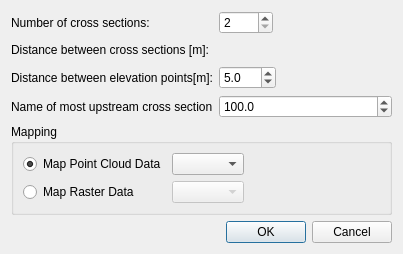
<?xml version="1.0" encoding="UTF-8"?>
<ui version="4.0">
 <class>GeoDataRiverSurveyGenerateDialog</class>
 <widget class="QDialog" name="GeoDataRiverSurveyGenerateDialog">
  <property name="geometry">
   <rect>
    <x>0</x>
    <y>0</y>
    <width>403</width>
    <height>254</height>
   </rect>
  </property>
  <property name="windowTitle">
   <string>Generate River Survey Data</string>
  </property>
  <layout class="QVBoxLayout" name="verticalLayout">
   <item>
    <layout class="QGridLayout" name="gridLayout_2">
     <item row="0" column="0">
      <widget class="QLabel" name="numXSecLabel">
       <property name="text">
        <string>Number of cross sections:</string>
       </property>
      </widget>
     </item>
     <item row="0" column="1">
      <layout class="QHBoxLayout" name="horizontalLayout_2">
       <item>
        <widget class="QSpinBox" name="numXSecSpinBox">
         <property name="minimum">
          <number>2</number>
         </property>
         <property name="maximum">
          <number>9999</number>
         </property>
        </widget>
       </item>
       <item>
        <spacer name="horizontalSpacer_2">
         <property name="orientation">
          <enum>Qt::Horizontal</enum>
         </property>
         <property name="sizeHint" stdset="0">
          <size>
           <width>40</width>
           <height>20</height>
          </size>
         </property>
        </spacer>
       </item>
      </layout>
     </item>
     <item row="1" column="0">
      <widget class="QLabel" name="distSecLabel">
       <property name="text">
        <string>Distance between cross sections [m]:</string>
       </property>
      </widget>
     </item>
     <item row="1" column="1">
      <layout class="QHBoxLayout" name="horizontalLayout_3">
       <item>
        <widget class="RealNumberDisplayLabel" name="distSecValueLabel">
         <property name="text">
          <string/>
         </property>
        </widget>
       </item>
       <item>
        <spacer name="horizontalSpacer_3">
         <property name="orientation">
          <enum>Qt::Horizontal</enum>
         </property>
         <property name="sizeHint" stdset="0">
          <size>
           <width>40</width>
           <height>20</height>
          </size>
         </property>
        </spacer>
       </item>
      </layout>
     </item>
     <item row="2" column="0">
      <widget class="QLabel" name="distElevationLabel">
       <property name="text">
        <string>Distance between elevation points[m]:</string>
       </property>
      </widget>
     </item>
     <item row="2" column="1">
      <layout class="QHBoxLayout" name="horizontalLayout_4">
       <item>
        <widget class="QDoubleSpinBox" name="distElevationSpinBox">
         <property name="decimals">
          <number>1</number>
         </property>
         <property name="minimum">
          <double>0.100000000000000</double>
         </property>
         <property name="value">
          <double>5.000000000000000</double>
         </property>
        </widget>
       </item>
       <item>
        <spacer name="horizontalSpacer_4">
         <property name="orientation">
          <enum>Qt::Horizontal</enum>
         </property>
         <property name="sizeHint" stdset="0">
          <size>
           <width>40</width>
           <height>20</height>
          </size>
         </property>
        </spacer>
       </item>
      </layout>
     </item>
     <item row="3" column="0">
      <widget class="QLabel" name="upstreamNameLabel">
       <property name="text">
        <string>Name of most upstream cross section</string>
       </property>
      </widget>
     </item>
     <item row="3" column="1">
      <widget class="QDoubleSpinBox" name="upstreamNameSpinBox">
       <property name="decimals">
        <number>1</number>
       </property>
       <property name="maximum">
        <double>100000.000000000000000</double>
       </property>
       <property name="value">
        <double>100.000000000000000</double>
       </property>
      </widget>
     </item>
    </layout>
   </item>
   <item>
    <widget class="QGroupBox" name="mappingGroupBox">
     <property name="title">
      <string>Mapping</string>
     </property>
     <layout class="QGridLayout" name="gridLayout">
      <item row="0" column="0">
       <widget class="QRadioButton" name="pointMapRadioButton">
        <property name="text">
         <string>Map Point Cloud Data</string>
        </property>
        <property name="checked">
         <bool>true</bool>
        </property>
       </widget>
      </item>
      <item row="0" column="1">
       <layout class="QHBoxLayout" name="horizontalLayout">
        <item>
         <widget class="QComboBox" name="pointMapDataComboBox"/>
        </item>
        <item>
         <spacer name="horizontalSpacer">
          <property name="orientation">
           <enum>Qt::Horizontal</enum>
          </property>
          <property name="sizeHint" stdset="0">
           <size>
            <width>40</width>
            <height>20</height>
           </size>
          </property>
         </spacer>
        </item>
       </layout>
      </item>
      <item row="1" column="0">
       <widget class="QRadioButton" name="rasterRadioButton">
        <property name="text">
         <string>Map Raster Data</string>
        </property>
       </widget>
      </item>
      <item row="1" column="1">
       <layout class="QHBoxLayout" name="horizontalLayout_5">
        <item>
         <widget class="QComboBox" name="rasterDataComboBox">
          <property name="enabled">
           <bool>false</bool>
          </property>
         </widget>
        </item>
        <item>
         <spacer name="horizontalSpacer_5">
          <property name="orientation">
           <enum>Qt::Horizontal</enum>
          </property>
          <property name="sizeHint" stdset="0">
           <size>
            <width>40</width>
            <height>20</height>
           </size>
          </property>
         </spacer>
        </item>
       </layout>
      </item>
     </layout>
    </widget>
   </item>
   <item>
    <spacer name="verticalSpacer">
     <property name="orientation">
      <enum>Qt::Vertical</enum>
     </property>
     <property name="sizeHint" stdset="0">
      <size>
       <width>20</width>
       <height>6</height>
      </size>
     </property>
    </spacer>
   </item>
   <item>
    <widget class="QDialogButtonBox" name="buttonBox">
     <property name="orientation">
      <enum>Qt::Horizontal</enum>
     </property>
     <property name="standardButtons">
      <set>QDialogButtonBox::Cancel|QDialogButtonBox::Ok</set>
     </property>
    </widget>
   </item>
  </layout>
 </widget>
 <customwidgets>
  <customwidget>
   <class>RealNumberDisplayLabel</class>
   <extends>QLabel</extends>
   <header>guibase/widget/realnumberdisplaylabel.h</header>
  </customwidget>
 </customwidgets>
 <resources/>
 <connections>
  <connection>
   <sender>buttonBox</sender>
   <signal>accepted()</signal>
   <receiver>GeoDataRiverSurveyGenerateDialog</receiver>
   <slot>accept()</slot>
   <hints>
    <hint type="sourcelabel">
     <x>295</x>
     <y>432</y>
    </hint>
    <hint type="destinationlabel">
     <x>157</x>
     <y>274</y>
    </hint>
   </hints>
  </connection>
  <connection>
   <sender>buttonBox</sender>
   <signal>rejected()</signal>
   <receiver>GeoDataRiverSurveyGenerateDialog</receiver>
   <slot>reject()</slot>
   <hints>
    <hint type="sourcelabel">
     <x>295</x>
     <y>432</y>
    </hint>
    <hint type="destinationlabel">
     <x>286</x>
     <y>274</y>
    </hint>
   </hints>
  </connection>
  <connection>
   <sender>pointMapRadioButton</sender>
   <signal>toggled(bool)</signal>
   <receiver>pointMapDataComboBox</receiver>
   <slot>setEnabled(bool)</slot>
   <hints>
    <hint type="sourcelabel">
     <x>124</x>
     <y>168</y>
    </hint>
    <hint type="destinationlabel">
     <x>187</x>
     <y>171</y>
    </hint>
   </hints>
  </connection>
  <connection>
   <sender>rasterRadioButton</sender>
   <signal>toggled(bool)</signal>
   <receiver>rasterDataComboBox</receiver>
   <slot>setEnabled(bool)</slot>
   <hints>
    <hint type="sourcelabel">
     <x>127</x>
     <y>200</y>
    </hint>
    <hint type="destinationlabel">
     <x>185</x>
     <y>200</y>
    </hint>
   </hints>
  </connection>
 </connections>
</ui>
